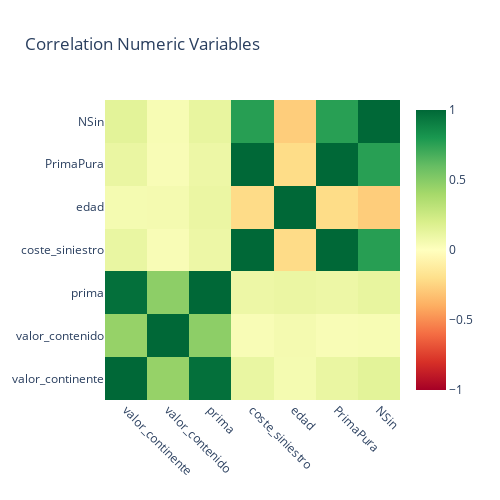

Notebook source saved alongside this figure:
### Markdown cell above
## Numerical variables

For numeric variables the attention will be paid on:

* Correlations. With the help of a correlogram, one can hover over the variables to look for the correlation between them.
* A table as with categorical data to summarize KPI's ordering the data by ranges.

### Code cell
# Correlogram
correlation = df[num_cols].corr()
fig = go.Figure(go.Heatmap(
    x=correlation.columns,
    y=correlation.columns,
    z=correlation.values.tolist(),
    zmin=-1,zmax=1,colorscale='rdylgn'
))

fig.update_layout(title='Correlation Numeric Variables',
    autosize=False,
     width=500,
     height=500,
     margin=dict(l=100, r=100, b=100, t=100),
     xaxis=dict(tickangle=45)
)

fig.show()

### Figure 1 — Plotly figure (JSON) as saved in the notebook; plotly's stock layout.template omitted (floating-point values rounded to 4 significant figures)
{"data": [{"colorscale": [[0, "rgb(165,0,38)"], [0.1, "rgb(215,48,39)"], [0.2, "rgb(244,109,67)"], [0.3, "rgb(253,174,97)"], [0.4, "rgb(254,224,139)"], [0.5, "rgb(255,255,191)"], [0.6, "rgb(217,239,139)"], [0.7, "rgb(166,217,106)"], [0.8, "rgb(102,189,99)"], [0.9, "rgb(26,152,80)"], [1, "rgb(0,104,55)"]], "type": "heatmap", "x": ["valor_continente", "valor_contenido", "prima", "coste_siniestro", "edad", "PrimaPura", "NSin"], "y": ["valor_continente", "valor_contenido", "prima", "coste_siniestro", "edad", "PrimaPura", "NSin"], "z": [[1, 0.4514, 0.9683, 0.1134, 0.05537, 0.1131, 0.1459], [0.4514, 1, 0.4791, 0.03647, 0.05878, 0.03634, 0.04299], [0.9683, 0.4791, 1, 0.09674, 0.1069, 0.09644, 0.1234], [0.1134, 0.03647, 0.09674, 1, -0.2152, 0.9991, 0.7659], [0.05537, 0.05878, 0.1069, -0.2152, 1, -0.2139, -0.2774], [0.1131, 0.03634, 0.09644, 0.9991, -0.2139, 1, 0.762], [0.1459, 0.04299, 0.1234, 0.7659, -0.2774, 0.762, 1]], "zmax": 1, "zmin": -1}], "layout": {"autosize": false, "height": 500, "margin": {"b": 100, "l": 100, "r": 100, "t": 100}, "title": {"text": "Correlation Numeric Variables"}, "width": 500, "xaxis": {"tickangle": 45}}}
